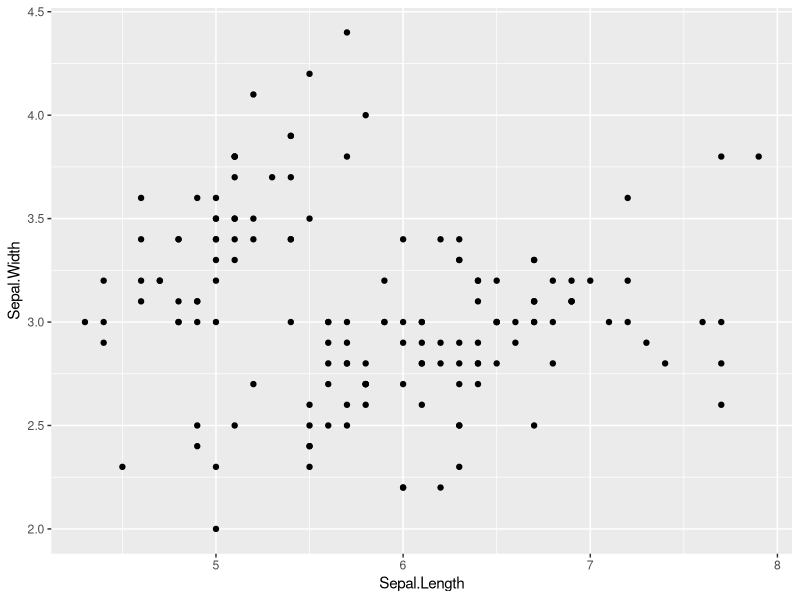
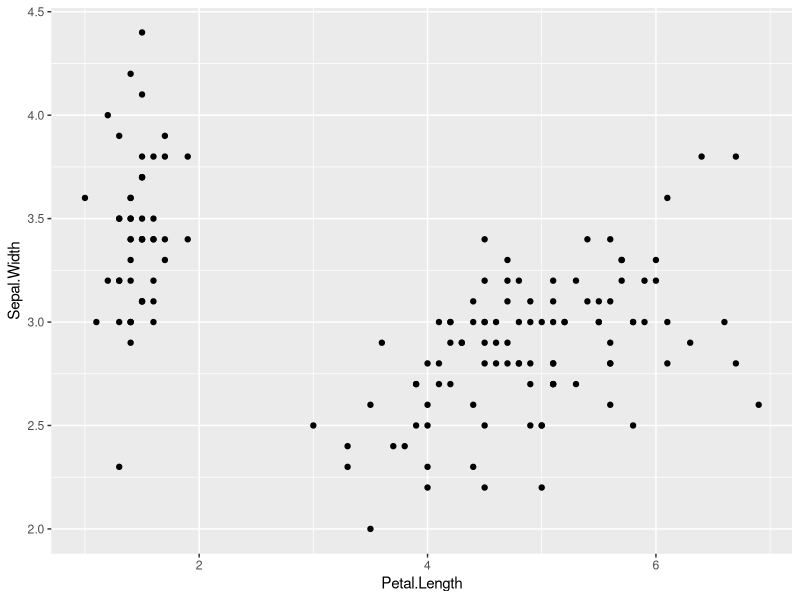
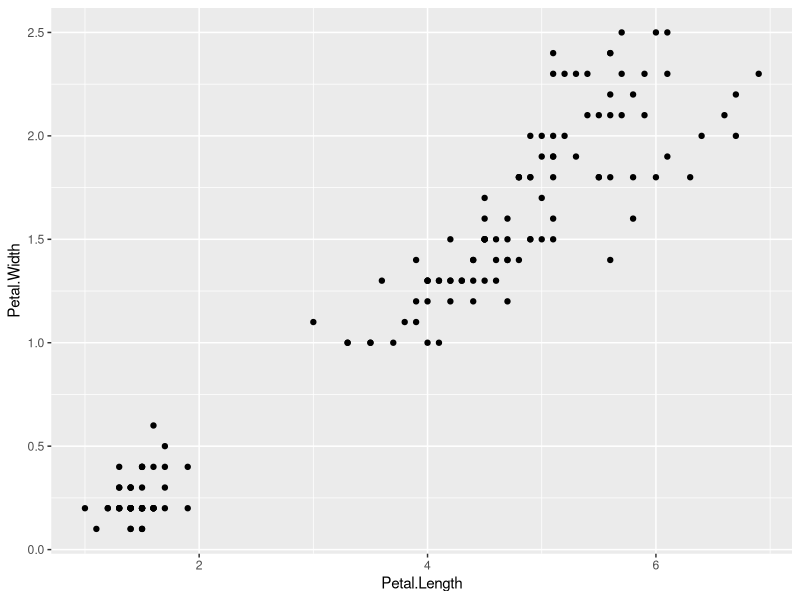
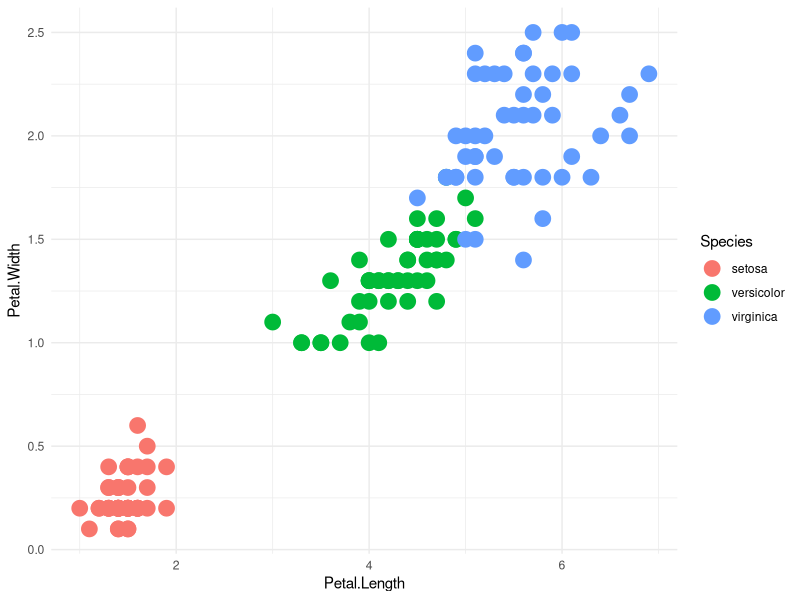

Generate these figures, in order, with R:
# to view built - in  data in R 
data()


# explore data

# start with calling Library
library(tidyverse)


# change iris dataframe to tibble
iris_df  <- as_tibble(iris) 

iris_df
# this dataset comes from Ronald Fisher
# Inventor of P-value

# extract col Species to store in Species object
Species <- iris_df$Species

# remove column Species from iris_df
iris_df <- iris_df %>%
  select(-Species)


# to overview for iris_df to make sure that column Species does not exist on our dataframme : iris_df
glimpse(iris_df)

#-------------------------------------------
# Explore Data with ggplot
#-----------------------------------------
# before we fit model , we need to make a data exploration
#-----------------------------------------
# to view relationship between sepal Length (x) and Sepal Width (y) in Scatter Plot with default setting

ggplot(iris_df , 
       aes(Sepal.Length , Sepal.Width)
       ) + 
  geom_point()

# to view relationship between Petal Length (x) and Sepal Width (y)

ggplot(iris_df , 
       aes(Petal.Length , Sepal.Width)
) + 
  geom_point()

# to view relationship between Petal Length (x) and Petal Width (y)


ggplot(iris_df , 
       aes(Petal.Length , Petal.Width)
) + 
  geom_point()

#---------------------------------------
# Fit K-Means
#---------------------------------------
# K - > 2,3,4,.....,10

# run k-mean from iris_df with k = 2

km_model <- kmeans(iris_df , centers = 2)


# to view value stored in km_model

# total sample size
nrow(iris_df)


# to view size after clustering in k part
km_model$size

# from our data which k = 2
# first cluster would be 53 , 
# other cluster would be 97


# HOw about changing k to 3 
km_model <- kmeans(iris_df , centers = 3)
km_model$size

# from our data which k = 3
# 1st / 2nd / 3 rd cluster would be 
# 50 , 38 ,62 respectively


# to ensure that our result will be reproducible (same result in different time ) / we need to set seed

set.seed(42)
km_model <- kmeans(iris_df , centers = 3)



#-------------------------------------
# Tips -- Additional
#-------------------------------------

# We can use for loop to run any k levels
# for (i in 1 : 10) {
  #models <- kmeans(center = k )
 # list(model$cluster)
#}

#------------------------------------------

km_model$size
Clusters <- km_model$cluster

# confusion Matrix (Theory)
# True label Species vs. Model Cluster

table(Species , Clusters)


# to view accuracy

(50 + 48 + 36) /150

# original data set
ggplot(iris , aes(Petal.Length , Petal.Width ,
                  col = Species)) +
  geom_point(size = 5) + 
  theme_minimal()









































